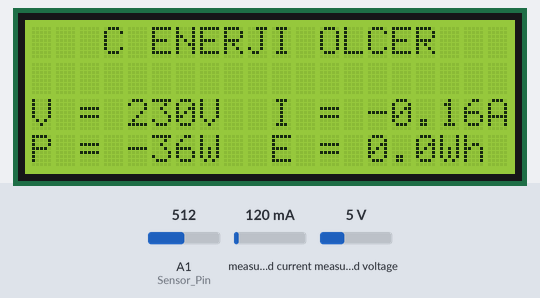
Bench run of a sketch on a simulated Arduino Uno, built with avr-gcc and run on an emulated ATmega328P. Parts: 20×4 character LCD. The inputs (shaded band) are chosen by the test bench; at power-on: A1 (Sensor_Pin) = 512, measured voltage 5 V, measured current 120 mA.

Above: at 1.2 s.
1.3 s: A1 (Sensor_Pin) set to 0
At 3.0 s:
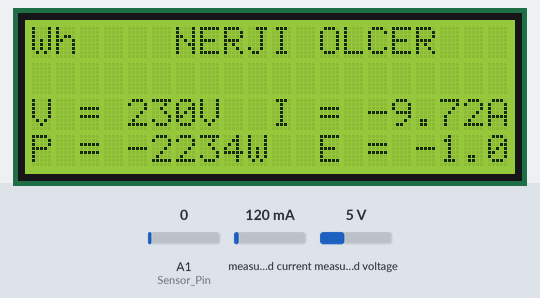
4.3 s: A1 (Sensor_Pin) set to 275
At 4.9 s:
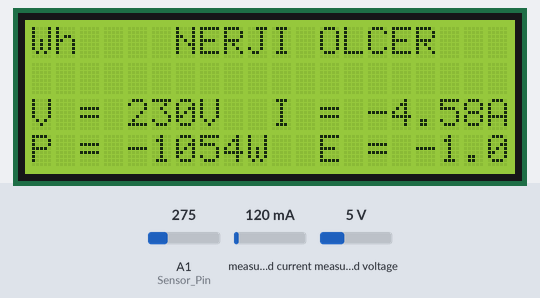
6.0 s: A1 (Sensor_Pin) set to 299
At 7.5 s:
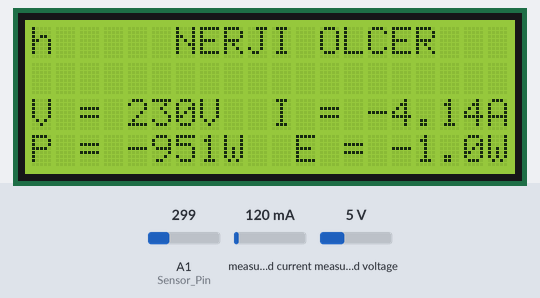
9.0 s: A1 (Sensor_Pin) set to 510
At 9.7 s:
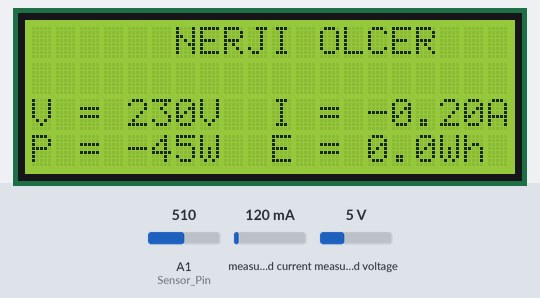
10.7 s: measured voltage set to 0.3 V
At 12.2 s:
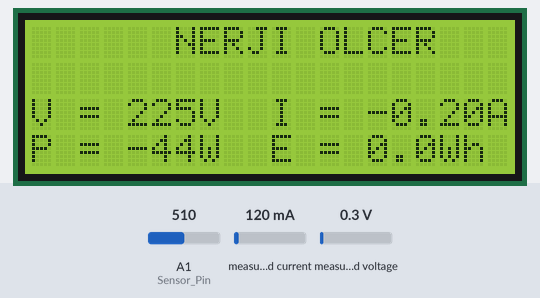
12.5 s: measured voltage set to 3.8 V
At 13.7 s:
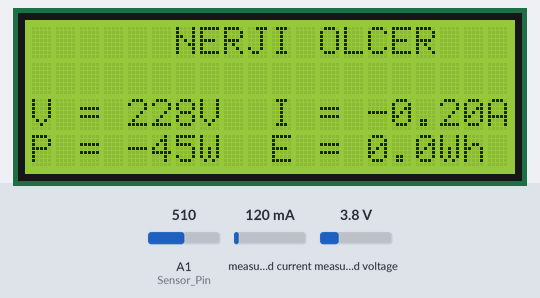
Timing chart, 0 to 15.4 s (numbered marks = the images above; inputs shaded):
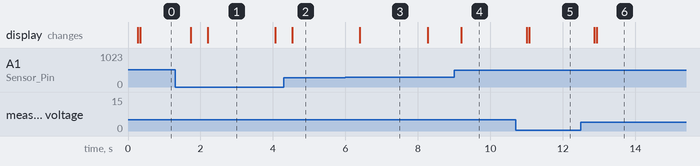

Measured:
- the behaviour switches between 287 and 288 on A1 (Sensor_Pin) (found by bisection; images 2 and 3)
- after the input at 1.3 s, the display: first changes after 0.43 s (image 1 shows a later state)
- after the input at 4.3 s, the display: changes after 0.23 s (image 2)
- after the input at 6.0 s, the display: changes after 0.40 s (image 3)
- after the input at 9.0 s, the display: changes after 0.20 s (image 4)
- after the input at 10.7 s, the display: first changes after 0.31 s (image 5 shows a later state)
- after the input at 12.5 s, the display: first changes after 0.37 s (image 6 shows a later state)

The sketch:

elektrik_enerjisi_olcme.ino
```cpp
// include the library code:
#include <LiquidCrystal.h> //library for LCD

// initialize the library with the numbers of the interface pins
LiquidCrystal lcd(13, 12, 11, 10, 9, 8);

// Measuring Voltage
#include "EmonLib.h"   // enerji izleme kütüphanesi
EnergyMonitor emon1;   // Örnek oluştur

// ACS712 Kullanarak Akım Ölçme
const int Sensor_Pin = A1; //Akım sensörünü Arduino'nun A1'ine bağlayın
int sensitivity = 185; // 5v için 185 kullanılır
int offsetvoltage = 2542;

void setup()
{
  emon1.voltage(A0,187, 1.7); // Gerilim: giriş pimi, kalibrasyon, faz_kaydırma

  lcd.begin(20, 4); // set up the LCD's number of columns and rows:
  lcd.setCursor(0,0);

  lcd.print("  AC ENERJI OLCER ");
}

void loop()
{
  //************************* voltaj ölçümü ******************************************
  emon1.calcVI(20,2000); // Hepsini hesaplayın. Yarım dalga boyu sayısı (geçişler), zaman aşımı
  int Voltage   = emon1.Vrms;  //Vrms'yi Değişkene çıkarın

  lcd.setCursor(0,2);
  lcd.print("V = ");
  lcd.print(Voltage);
  lcd.print("V  ");

  //************************* akım ölçümü ******************************************
  unsigned int temp=0;
  float maxpoint = 0;
  for(int i=0;i<500;i++)
  {
    if(temp = analogRead(Sensor_Pin), temp>maxpoint)
    {
      maxpoint = temp;
    }
  }
  float ADCvalue = maxpoint;
  double eVoltage = (ADCvalue / 1024.0) * 5000; // mV elde edilir
  double Current = ((eVoltage - offsetvoltage) / sensitivity);
  double AC_Current = ( Current ) / ( sqrt(2) );

  lcd.print("I = ");
  lcd.print(AC_Current,2);
  lcd.print("A          "); //Ölçülecek akımın birimi

  //************************* GÜÇ ölçümü ******************************************
  int Power = (Voltage * AC_Current);

  lcd.setCursor(0,3);
  lcd.print("P = ");
  lcd.print(Power);
  lcd.print("W  "); //Ölçülecek gucun birimi

  //************************* Enerjiyi Ölçün ******************************************
  long milisec = millis(); // zamanı milisaniye cinsinden hesapla
  long time=milisec/1000; // milisaniyeyi saniyeye dönüştür

  float Energy = (Power*time)/3600; //Watt-sn, 1 saati (3600 saniye) bölerek tekrar Watt-Sa'ya dönüştürülür.

  lcd.print("E = ");
  lcd.print(Energy,1);
  lcd.print("Wh    "); //Ölçülecek akımın birimi

  delay(200);
}
```
